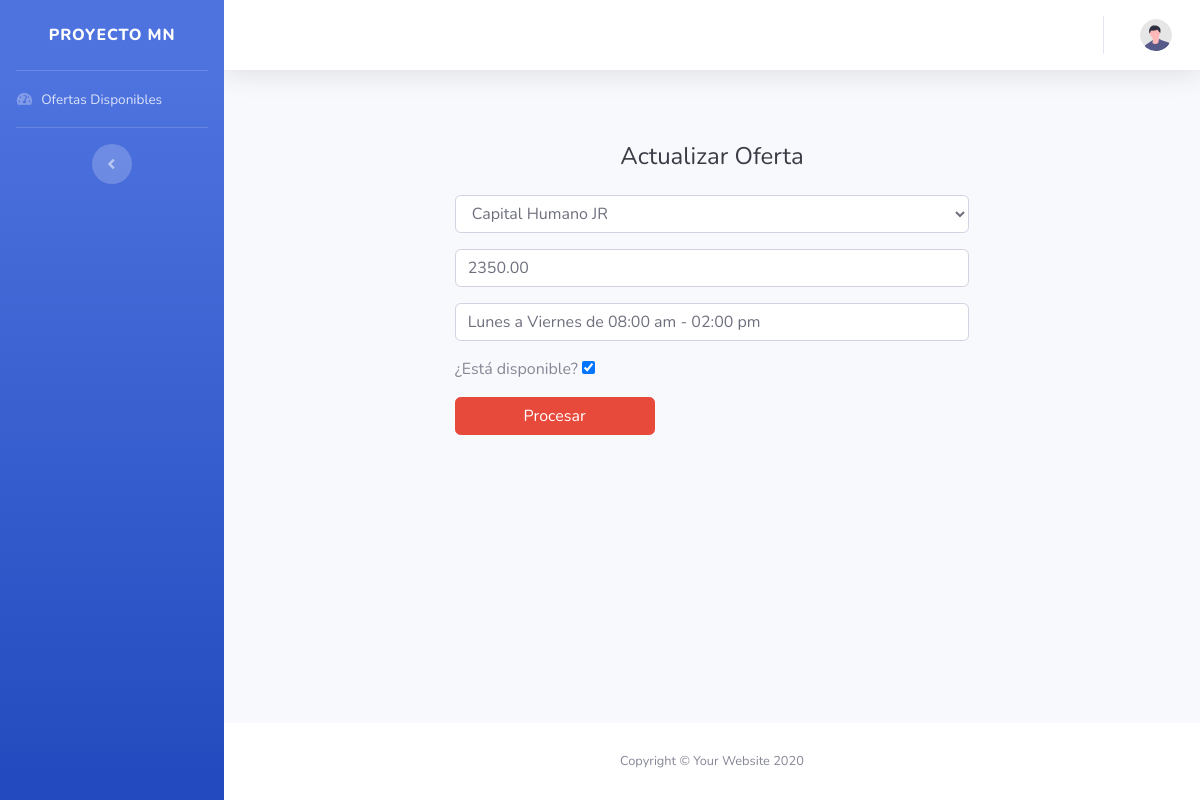
The page /View/Ofertas/actualizarOfertas.php?q=2 on the database its author committed.
### tables this page shows
CREATE TABLE `oferta` (
  `Id` bigint(20) NOT NULL AUTO_INCREMENT,
  `IdPuesto` bigint(20) NOT NULL,
  `Salario` decimal(10,2) NOT NULL,
  `Horario` varchar(255) NOT NULL,
  `Estado` bit(1) DEFAULT NULL,
  PRIMARY KEY (`Id`),
  KEY `FK_OfertaPuesto` (`IdPuesto`),
  CONSTRAINT `FK_OfertaPuesto` FOREIGN KEY (`IdPuesto`) REFERENCES `puesto` (`Id`)
);

### Model/PuestosModel.php (called while the page is built, shortened)
<?php
    function ConsultarPuestosModel()
    {
        try
        {
            $context = AbrirBaseDatos();
            $sentencia = "CALL SP_ConsultarPuestos()";
            $resultado = $context -> query($sentencia);
            return $resultado;
        }
        catch(Exception $error)
        {
            return null;
        }
    }
    ?>

### Controller/PuestosController.php (called while the page is built, shortened)
<?php
    include_once $_SERVER["DOCUMENT_ROOT"] . "/ProyectoMN/Proyecto/Model/PuestosModel.php";
    function ConsultarPuestos()
    {
        return ConsultarPuestosModel();
    }
    ?>

### Model/OfertasModel.php (called while the page is built, shortened)
<?php
    function ConsultarOfertaModel($id)
    {
        try
        {
            $context = AbrirBaseDatos();
            $sentencia = "CALL SP_ConsultarOferta('$id')";
            $resultado = $context -> query($sentencia);
            return $resultado;
        }
        catch(Exception $error)
        {
            return null;
        }
    }
    ?>

### Controller/OfertasController.php (called while the page is built, shortened)
<?php
    include_once $_SERVER["DOCUMENT_ROOT"] . "/ProyectoMN/Proyecto/Model/OfertasModel.php";
    function ConsultarOferta($id)
    {
        $resultado = ConsultarOfertaModel($id);
        return mysqli_fetch_array($resultado);
    }
    ?>

### View/Ofertas/actualizarOfertas.php (the view, shortened to what this page needs)
<?php
    include_once $_SERVER["DOCUMENT_ROOT"] . "/ProyectoMN/Proyecto/Controller/OfertasController.php";
    include_once $_SERVER["DOCUMENT_ROOT"] . "/ProyectoMN/Proyecto/Controller/PuestosController.php";
    include_once $_SERVER["DOCUMENT_ROOT"] . "/ProyectoMN/Proyecto/View/layoutInterno.php";
    $datosOferta = ConsultarOferta($_GET["q"]);
?>
<!DOCTYPE html>
<html lang="en">
<body id="page-top">
    <div id="wrapper">
        <div id="content-wrapper" class="d-flex flex-column">
            <div id="content">
                <div class="container-fluid">
                <div class="row">
                    <div class="col-lg-2"></div>
                    <div class="col-lg-8">
                        <div class="p-5">
                            <div class="text-center">
                                <h1 class="h4 text-gray-900 mb-4">Actualizar Oferta</h1>
                            </div>
                            <form action="" method="POST">
                                <div class="form-group">
                                    <select class="form-control" id="txtPuesto" name="txtPuesto" required>
                                        <?php
                                            $datos = ConsultarPuestos();
                                            while($row = mysqli_fetch_array($datos))
                                            {
                                                if($row["Id"] == $datosOferta["IdPuesto"])
                                                {
                                                    echo "<option selected value=" . $row["Id"] . ">" . $row["Nombre"] . "</option>";
                                                }
                                                else
                                                {
                                                    echo "<option value=" . $row["Id"] . ">" . $row["Nombre"] . "</option>";
                                                }
                                            }
                                        ?>
                                    </select>
                                </div>
                                <div class="form-group">
                                    <input type="text" class="form-control"
                                    placeholder="Salario" id="txtSalario" name="txtSalario" maxlength="11" required
                                    value="<?php echo $datosOferta["Salario"] ?>">
                                </div>
                                <div class="form-group">
                                    <input type="text" class="form-control"
                                    placeholder="Horario" id="txtHorario" name="txtHorario" maxlength="255" required
                                    value="<?php echo $datosOferta["Horario"] ?>">
                                </div>
                                <div class="form-group">
                                    ¿Está disponible?
                                    <input type="checkbox" id="txtEstado" name="txtEstado" <?php echo $datosOferta["IndicadorEstado"] ?>>
                                </div>
                                <input type="submit" class="btn btn-danger" style="width: 200px;" value="Procesar"
                                        id="btnActualizarOferta" name="btnActualizarOferta">
                            </form>
                        </div>
                    </div>
                </div>
                </div>
            </div>
        </div>
    </div>
</body>
</html>

### rows shown on the page
oferta: txtSalario "2350.00", txtHorario "Lunes a Viernes de 08:00 am - 02:00 pm"

### other values the page prints
form field txtPuesto "Capital Humano JR"
